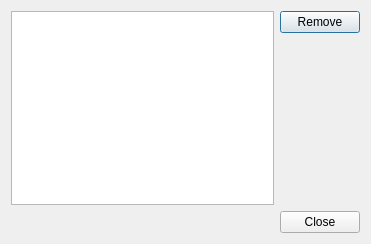
<?xml version="1.0" encoding="UTF-8"?>
<ui version="4.0">
 <class>vpEditTrackTypesDialog</class>
 <widget class="QDialog" name="vpEditTrackTypesDialog">
  <property name="geometry">
   <rect>
    <x>0</x>
    <y>0</y>
    <width>371</width>
    <height>244</height>
   </rect>
  </property>
  <property name="windowTitle">
   <string>Edit Track Types</string>
  </property>
  <layout class="QGridLayout" name="gridLayout">
   <item row="0" column="0">
    <widget class="QListWidget" name="types"/>
   </item>
   <item row="0" column="1">
    <layout class="QVBoxLayout" name="verticalLayout">
     <item>
      <widget class="QPushButton" name="remove">
       <property name="text">
        <string>Remove</string>
       </property>
      </widget>
     </item>
     <item>
      <spacer name="verticalSpacer">
       <property name="orientation">
        <enum>Qt::Vertical</enum>
       </property>
       <property name="sizeHint" stdset="0">
        <size>
         <width>20</width>
         <height>40</height>
        </size>
       </property>
      </spacer>
     </item>
    </layout>
   </item>
   <item row="1" column="0" colspan="2">
    <widget class="QDialogButtonBox" name="buttonBox">
     <property name="orientation">
      <enum>Qt::Horizontal</enum>
     </property>
     <property name="standardButtons">
      <set>QDialogButtonBox::Close</set>
     </property>
    </widget>
   </item>
  </layout>
 </widget>
 <resources/>
 <connections>
  <connection>
   <sender>buttonBox</sender>
   <signal>accepted()</signal>
   <receiver>vpEditTrackTypesDialog</receiver>
   <slot>accept()</slot>
   <hints>
    <hint type="sourcelabel">
     <x>227</x>
     <y>226</y>
    </hint>
    <hint type="destinationlabel">
     <x>157</x>
     <y>243</y>
    </hint>
   </hints>
  </connection>
  <connection>
   <sender>buttonBox</sender>
   <signal>rejected()</signal>
   <receiver>vpEditTrackTypesDialog</receiver>
   <slot>reject()</slot>
   <hints>
    <hint type="sourcelabel">
     <x>295</x>
     <y>232</y>
    </hint>
    <hint type="destinationlabel">
     <x>286</x>
     <y>243</y>
    </hint>
   </hints>
  </connection>
 </connections>
</ui>
